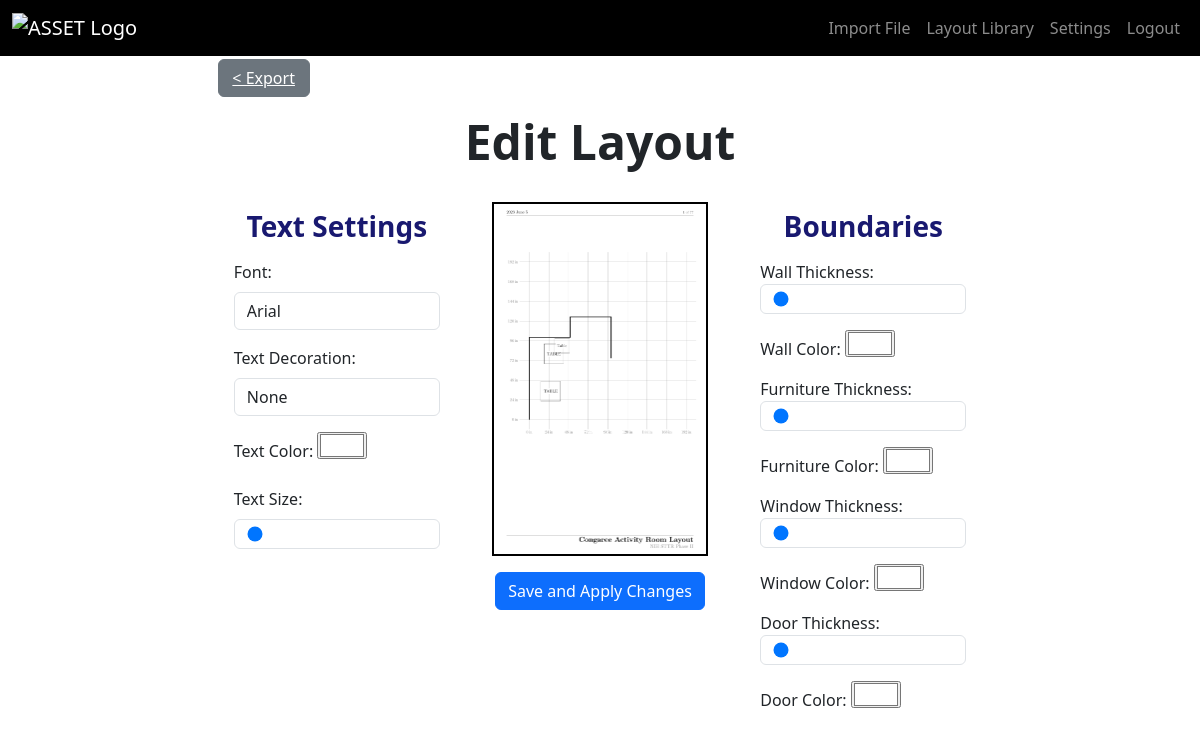
/edit/13 (signed in), run on the app's committed database.
### app1/models.py (models this page shows)
class StyleSettings(models.Model):
    user = models.ForeignKey(User, on_delete=models.CASCADE)
    name = models.CharField(max_length=255)
    NO_DECORATION = 'none'
    BOLD = 'bold'
    UNDERLINE = 'underline'
    ITALICS = 'italics'
    TEXT_DECORATION_CHOICES = [
        (NO_DECORATION, 'None'),
        (BOLD, 'Bold'),
        (UNDERLINE, 'Underline'),
        (ITALICS, 'Italicize'),
    ]
    DEFAULT = 'Default'
    TIMES_NEW_ROMAN = 'Times New Roman'
    ARIAL = 'Arial'
    FONT_CHOICES = [
        (DEFAULT, 'Default'),
        (TIMES_NEW_ROMAN, 'Times New Roman'),
        (ARIAL, 'Arial'),
    ]
    text_decoration = models.CharField(max_length=28, default=NO_DECORATION, choices=TEXT_DECORATION_CHOICES)  # Allowed values: bold, italicized, underlined
    font_type = models.CharField(max_length=56, default=DEFAULT, choices=FONT_CHOICES) # Font type
    font_size = models.IntegerField() # TODO: Set default
    font_color = models.CharField(max_length=7, default="#FFFFFF")
    wall_color = models.CharField(max_length=7, default="#FFFFFF")
    door_color = models.CharField(max_length=7, default="#FFFFFF")
    furniture_color = models.CharField(max_length=7, default="#FFFFFF")
    window_color = models.CharField(max_length=7, default="#FFFFFF")
    wall_width = models.IntegerField()
    door_width = models.IntegerField()
    furniture_width = models.IntegerField()
    window_width = models.IntegerField()
    orientation_type = models.CharField(max_length=255, default = "vertical")
    created_at = models.DateTimeField(auto_now_add=True)

### app1/views.py (the view)
# urls.py: path('edit/<int:layout_id>', views.EditLayoutStylePage, name='edit-layout')
@login_required(login_url="login")
def EditLayoutStylePage(request, layout_id):
    layout = get_object_or_404(ConvertedFile, id=layout_id)
    style_settings_instance = layout.style_settings
    if request.method == "POST":
        form = UpdateStyleSettingsForm(request.POST, instance=style_settings_instance)
        if form.is_valid():
            form.save()
            print(f"FORM STYLE SETTINGS CHECK: Wall Thickness = {style_settings_instance.wall_width}")
            print(f"Wall Color = {style_settings_instance.wall_color}")
            print("Form successfully saved.")
            return redirect('edit-layout', layout_id=layout_id)
    else:
        form = UpdateStyleSettingsForm(instance=style_settings_instance)
    context = {
        'layout': layout,
        'form': form
    }
    return render(request, "edit-style.html", context)

### templates/edit-style.html (shortened to what this page needs)
{% extends 'base.html' %}
{% block content %}
    <div class="container" style="width: 65%; margin-top:5%">
        <div class="row mt-5 mb-3 clearfix">
            <button type="button" class="btn btn-md btn-secondary float-start" style="width: 12%"><a href="{% url 'export-layout' layout.id %}" style="color:inherit">< Export</a></button>
        </div>
        <h1 class="display-5 fw-bold justify-content-center text-center">Edit Layout</h1>
        <form method="post">
        <div class="row">
            <div class="col justify-content-center p-3">
                <center><h3 class="fw-bold pt-3" style="color:midnightblue">Text Settings</h3></center>
                <div class="mt-3">
                        <div class="mt-3">
                            <label for="font_type" class="form-label">Font:</label>
                            {{ form.font_type }}
                        </div>
                        <div class="mt-3">
                            <label for="text_decoration" class="form-label">Text Decoration:</label>
                            {{ form.text_decoration }}
                        </div>
                        <div class="mt-3">
                            <label for="font_color" class="form-label">Text Color: </label>
                            {{ form.font_color }}
                        </div>
                        <div class="mt-3">
                            <label for="font_size" class="form-label">Text Size:</label>
                            {{ form.font_size }}
                        </div>
                </div>
            </div>
            <div class="col m-4 justify-content-center" id="layout-preview">
                <div class="object-fit-contain" style="border: 2px solid black"; style="width:auto">
                    <img src="../uploads/imported_files/output.png" alt="Output Preview" style="max-height:350px;">
                </div>
                <div class="mt-3 d-flex justify-content-center">
                    <button type="submit" class="btn btn-primary">Save and Apply Changes</button>
                </div>
            </div>
            <div class="col justify-content-center p-3">
                <center><h3 class="fw-bold pt-3" style="color: midnightblue">Boundaries</h3></center>
                <div class="mt-1">
                    <div class="mt-3">
                        <label for="wall_width">Wall Thickness:</label>
                        {{ form.wall_width }}
                    </div>
                    <div class="mt-3">
                        <label for="wall_color">Wall Color:</label>
                        {{ form.wall_color }}
                    </div>
                    <div class="mt-3">
                        <label for="furniture_width">Furniture Thickness:</label>
                        {{ form.furniture_width }}
                    </div>
                    <div class="mt-3">
                        <label for="furniture_color">Furniture Color:</label>
                        {{ form.furniture_color }}
                    </div>
                    <div class="mt-3">
                        <label for="window_width">Window Thickness:</label>
                        {{ form.window_width }}
                    </div>
                    <div class="mt-3">
                        <label for="window_color">Window Color:</label>
                        {{ form.window_color }}
                    </div>
                    <div class="mt-3">
                        <label for="door_width">Door Thickness:</label>
                        {{ form.door_width }}
                    </div>
                    <div class="mt-3">
                        <label for="door_color">Door Color:</label>
                        {{ form.door_color }}
                    </div>
                </div>
            </div>
        </div>
        </form>
    </div>
{% endblock %}

### data on the page
StyleSettings: font_type "Arial", text_decoration "None", font_color "#ffffff", font_size "2", wall_width "2", wall_color "#ffffff", furniture_width "2", furniture_color "#ffffff", window_width "2", window_color "#ffffff", door_width "2", door_color "#ffffff"
